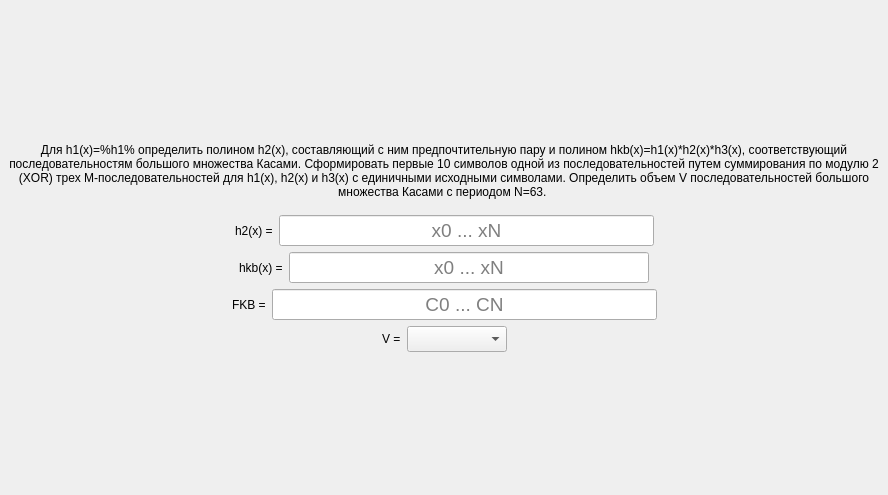
<?xml version="1.0" encoding="UTF-8"?>
<ui version="4.0">
 <class>ScreenTask8</class>
 <widget class="QFrame" name="ScreenTask8">
  <property name="geometry">
   <rect>
    <x>0</x>
    <y>0</y>
    <width>888</width>
    <height>495</height>
   </rect>
  </property>
  <property name="windowTitle">
   <string>Frame</string>
  </property>
  <layout class="QGridLayout" name="gridLayout">
   <property name="leftMargin">
    <number>0</number>
   </property>
   <property name="topMargin">
    <number>0</number>
   </property>
   <property name="rightMargin">
    <number>0</number>
   </property>
   <property name="bottomMargin">
    <number>0</number>
   </property>
   <item row="0" column="0">
    <layout class="QVBoxLayout" name="verticalLayout">
     <item>
      <spacer name="verticalSpacer">
       <property name="orientation">
        <enum>Qt::Vertical</enum>
       </property>
       <property name="sizeHint" stdset="0">
        <size>
         <width>0</width>
         <height>0</height>
        </size>
       </property>
      </spacer>
     </item>
     <item>
      <widget class="QLabel" name="title">
       <property name="styleSheet">
        <string notr="true">font: 75 16pt &quot;MS Shell Dlg 2&quot;;</string>
       </property>
       <property name="text">
        <string>Для h1(x)=%h1% определить полином h2(x), составляющий с ним предпочтительную пару и полином hkb(x)=h1(x)*h2(x)*h3(x), соответствующий последовательностям большого множества Касами. Сформировать первые 10 символов одной из последовательностей путем суммирования по модулю 2 (XOR) трех М-последовательностей для h1(x), h2(x) и h3(x) с единичными исходными символами. Определить объем V последовательностей большого множества Касами с периодом N=63. </string>
       </property>
       <property name="alignment">
        <set>Qt::AlignCenter</set>
       </property>
       <property name="wordWrap">
        <bool>true</bool>
       </property>
      </widget>
     </item>
     <item>
      <spacer name="verticalSpacer_3">
       <property name="orientation">
        <enum>Qt::Vertical</enum>
       </property>
       <property name="sizeType">
        <enum>QSizePolicy::Minimum</enum>
       </property>
       <property name="sizeHint" stdset="0">
        <size>
         <width>0</width>
         <height>10</height>
        </size>
       </property>
      </spacer>
     </item>
     <item>
      <layout class="QHBoxLayout" name="horizontalLayout_3">
       <item>
        <spacer name="horizontalSpacer_5">
         <property name="orientation">
          <enum>Qt::Horizontal</enum>
         </property>
         <property name="sizeHint" stdset="0">
          <size>
           <width>0</width>
           <height>0</height>
          </size>
         </property>
        </spacer>
       </item>
       <item>
        <widget class="QLabel" name="label_10">
         <property name="styleSheet">
          <string notr="true">font: 75 14pt &quot;MS Shell Dlg 2&quot;;</string>
         </property>
         <property name="text">
          <string>h2(x) =</string>
         </property>
        </widget>
       </item>
       <item>
        <widget class="QLineEdit" name="inputH2">
         <property name="sizePolicy">
          <sizepolicy hsizetype="Fixed" vsizetype="Fixed">
           <horstretch>0</horstretch>
           <verstretch>0</verstretch>
          </sizepolicy>
         </property>
         <property name="minimumSize">
          <size>
           <width>375</width>
           <height>0</height>
          </size>
         </property>
         <property name="font">
          <font>
           <pointsize>14</pointsize>
          </font>
         </property>
         <property name="maxLength">
          <number>7</number>
         </property>
         <property name="alignment">
          <set>Qt::AlignCenter</set>
         </property>
         <property name="placeholderText">
          <string>x0 ... xN</string>
         </property>
        </widget>
       </item>
       <item>
        <spacer name="horizontalSpacer_6">
         <property name="orientation">
          <enum>Qt::Horizontal</enum>
         </property>
         <property name="sizeHint" stdset="0">
          <size>
           <width>0</width>
           <height>0</height>
          </size>
         </property>
        </spacer>
       </item>
      </layout>
     </item>
     <item>
      <layout class="QHBoxLayout" name="horizontalLayout_4">
       <item>
        <spacer name="horizontalSpacer_7">
         <property name="orientation">
          <enum>Qt::Horizontal</enum>
         </property>
         <property name="sizeHint" stdset="0">
          <size>
           <width>0</width>
           <height>0</height>
          </size>
         </property>
        </spacer>
       </item>
       <item>
        <widget class="QLabel" name="label_11">
         <property name="styleSheet">
          <string notr="true">font: 75 14pt &quot;MS Shell Dlg 2&quot;;</string>
         </property>
         <property name="text">
          <string>hkb(x) =</string>
         </property>
        </widget>
       </item>
       <item>
        <widget class="QLineEdit" name="inputHKB">
         <property name="sizePolicy">
          <sizepolicy hsizetype="Fixed" vsizetype="Fixed">
           <horstretch>0</horstretch>
           <verstretch>0</verstretch>
          </sizepolicy>
         </property>
         <property name="minimumSize">
          <size>
           <width>360</width>
           <height>0</height>
          </size>
         </property>
         <property name="font">
          <font>
           <pointsize>14</pointsize>
          </font>
         </property>
         <property name="maxLength">
          <number>16</number>
         </property>
         <property name="alignment">
          <set>Qt::AlignCenter</set>
         </property>
         <property name="placeholderText">
          <string>x0 ... xN</string>
         </property>
        </widget>
       </item>
       <item>
        <spacer name="horizontalSpacer_8">
         <property name="orientation">
          <enum>Qt::Horizontal</enum>
         </property>
         <property name="sizeHint" stdset="0">
          <size>
           <width>0</width>
           <height>0</height>
          </size>
         </property>
        </spacer>
       </item>
      </layout>
     </item>
     <item>
      <layout class="QHBoxLayout" name="horizontalLayout_6">
       <item>
        <spacer name="horizontalSpacer_11">
         <property name="orientation">
          <enum>Qt::Horizontal</enum>
         </property>
         <property name="sizeHint" stdset="0">
          <size>
           <width>0</width>
           <height>0</height>
          </size>
         </property>
        </spacer>
       </item>
       <item>
        <widget class="QLabel" name="label_13">
         <property name="styleSheet">
          <string notr="true">font: 75 14pt &quot;MS Shell Dlg 2&quot;;</string>
         </property>
         <property name="text">
          <string>FKB =</string>
         </property>
        </widget>
       </item>
       <item>
        <widget class="QLineEdit" name="inputFKB">
         <property name="sizePolicy">
          <sizepolicy hsizetype="Fixed" vsizetype="Fixed">
           <horstretch>0</horstretch>
           <verstretch>0</verstretch>
          </sizepolicy>
         </property>
         <property name="minimumSize">
          <size>
           <width>385</width>
           <height>0</height>
          </size>
         </property>
         <property name="font">
          <font>
           <pointsize>14</pointsize>
          </font>
         </property>
         <property name="maxLength">
          <number>10</number>
         </property>
         <property name="alignment">
          <set>Qt::AlignCenter</set>
         </property>
         <property name="placeholderText">
          <string>C0 ... CN</string>
         </property>
        </widget>
       </item>
       <item>
        <spacer name="horizontalSpacer_12">
         <property name="orientation">
          <enum>Qt::Horizontal</enum>
         </property>
         <property name="sizeHint" stdset="0">
          <size>
           <width>0</width>
           <height>0</height>
          </size>
         </property>
        </spacer>
       </item>
      </layout>
     </item>
     <item>
      <layout class="QHBoxLayout" name="horizontalLayout_5">
       <item>
        <spacer name="horizontalSpacer_9">
         <property name="orientation">
          <enum>Qt::Horizontal</enum>
         </property>
         <property name="sizeHint" stdset="0">
          <size>
           <width>0</width>
           <height>0</height>
          </size>
         </property>
        </spacer>
       </item>
       <item>
        <widget class="QLabel" name="label_12">
         <property name="styleSheet">
          <string notr="true">font: 75 14pt &quot;MS Shell Dlg 2&quot;;</string>
         </property>
         <property name="text">
          <string>V =</string>
         </property>
        </widget>
       </item>
       <item>
        <widget class="QComboBox" name="inputV">
         <property name="minimumSize">
          <size>
           <width>0</width>
           <height>26</height>
          </size>
         </property>
         <property name="maximumSize">
          <size>
           <width>16777215</width>
           <height>26</height>
          </size>
         </property>
         <property name="font">
          <font>
           <pointsize>14</pointsize>
          </font>
         </property>
        </widget>
       </item>
       <item>
        <spacer name="horizontalSpacer_10">
         <property name="orientation">
          <enum>Qt::Horizontal</enum>
         </property>
         <property name="sizeHint" stdset="0">
          <size>
           <width>0</width>
           <height>0</height>
          </size>
         </property>
        </spacer>
       </item>
      </layout>
     </item>
     <item>
      <spacer name="verticalSpacer_2">
       <property name="orientation">
        <enum>Qt::Vertical</enum>
       </property>
       <property name="sizeHint" stdset="0">
        <size>
         <width>0</width>
         <height>0</height>
        </size>
       </property>
      </spacer>
     </item>
    </layout>
   </item>
  </layout>
 </widget>
 <resources/>
 <connections/>
</ui>
